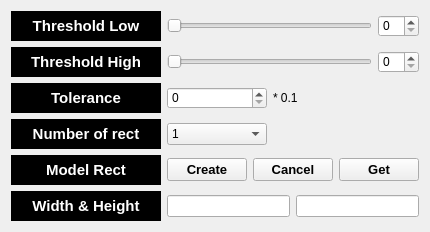
               <widget class="QWidget" name="page_5">
                <layout class="QVBoxLayout" name="verticalLayout_9">
                 <item>
                  <layout class="QHBoxLayout" name="horizontalLayout_39">
                   <item>
                    <widget class="QLabel" name="label_15">
                     <property name="minimumSize">
                      <size>
                       <width>150</width>
                       <height>30</height>
                      </size>
                     </property>
                     <property name="maximumSize">
                      <size>
                       <width>150</width>
                       <height>30</height>
                      </size>
                     </property>
                     <property name="font">
                      <font>
                       <pointsize>11</pointsize>
                       <weight>75</weight>
                       <bold>true</bold>
                      </font>
                     </property>
                     <property name="styleSheet">
                      <string notr="true">background-color: rgb(0, 0, 0);
color: rgb(255, 255, 255);</string>
                     </property>
                     <property name="text">
                      <string> Threshold Low </string>
                     </property>
                     <property name="alignment">
                      <set>Qt::AlignCenter</set>
                     </property>
                    </widget>
                   </item>
                   <item>
                    <layout class="QHBoxLayout" name="horizontalLayout_35">
                     <item>
                      <widget class="QSlider" name="teachRectThreshLowSlider">
                       <property name="orientation">
                        <enum>Qt::Horizontal</enum>
                       </property>
                      </widget>
                     </item>
                     <item>
                      <widget class="QSpinBox" name="teachRectThreshLowSpin">
                       <property name="styleSheet">
                        <string notr="true">color: rgb(0, 0, 0);</string>
                       </property>
                      </widget>
                     </item>
                    </layout>
                   </item>
                  </layout>
                 </item>
                 <item>
                  <layout class="QHBoxLayout" name="horizontalLayout_59">
                   <item>
                    <widget class="QLabel" name="label_26">
                     <property name="minimumSize">
                      <size>
                       <width>150</width>
                       <height>30</height>
                      </size>
                     </property>
                     <property name="maximumSize">
                      <size>
                       <width>150</width>
                       <height>30</height>
                      </size>
                     </property>
                     <property name="font">
                      <font>
                       <pointsize>11</pointsize>
                       <weight>75</weight>
                       <bold>true</bold>
                      </font>
                     </property>
                     <property name="styleSheet">
                      <string notr="true">background-color: rgb(0, 0, 0);
color: rgb(255, 255, 255);</string>
                     </property>
                     <property name="text">
                      <string> Threshold High </string>
                     </property>
                     <property name="alignment">
                      <set>Qt::AlignCenter</set>
                     </property>
                    </widget>
                   </item>
                   <item>
                    <layout class="QHBoxLayout" name="horizontalLayout_36">
                     <item>
                      <widget class="QSlider" name="teachRectThreshHighSlider">
                       <property name="orientation">
                        <enum>Qt::Horizontal</enum>
                       </property>
                      </widget>
                     </item>
                     <item>
                      <widget class="QSpinBox" name="teachRectThreshHighSpin">
                       <property name="styleSheet">
                        <string notr="true">color: rgb(0, 0, 0);</string>
                       </property>
                      </widget>
                     </item>
                    </layout>
                   </item>
                  </layout>
                 </item>
                 <item>
                  <layout class="QHBoxLayout" name="horizontalLayout_60">
                   <item>
                    <widget class="QLabel" name="label_30">
                     <property name="minimumSize">
                      <size>
                       <width>150</width>
                       <height>30</height>
                      </size>
                     </property>
                     <property name="maximumSize">
                      <size>
                       <width>150</width>
                       <height>30</height>
                      </size>
                     </property>
                     <property name="font">
                      <font>
                       <pointsize>11</pointsize>
                       <weight>75</weight>
                       <bold>true</bold>
                      </font>
                     </property>
                     <property name="styleSheet">
                      <string notr="true">background-color: rgb(0, 0, 0);
color: rgb(255, 255, 255);</string>
                     </property>
                     <property name="text">
                      <string>Tolerance</string>
                     </property>
                     <property name="alignment">
                      <set>Qt::AlignCenter</set>
                     </property>
                    </widget>
                   </item>
                   <item>
                    <layout class="QHBoxLayout" name="horizontalLayout_34">
                     <item>
                      <widget class="QSpinBox" name="teachRectTolSpin">
                       <property name="minimumSize">
                        <size>
                         <width>100</width>
                         <height>0</height>
                        </size>
                       </property>
                       <property name="maximumSize">
                        <size>
                         <width>100</width>
                         <height>16777215</height>
                        </size>
                       </property>
                       <property name="styleSheet">
                        <string notr="true">color: rgb(0, 0, 0);</string>
                       </property>
                       <property name="maximum">
                        <number>10</number>
                       </property>
                      </widget>
                     </item>
                     <item>
                      <widget class="QLabel" name="label_48">
                       <property name="maximumSize">
                        <size>
                         <width>16777215</width>
                         <height>15</height>
                        </size>
                       </property>
                       <property name="styleSheet">
                        <string notr="true">color: rgb(0, 0, 0);</string>
                       </property>
                       <property name="text">
                        <string>* 0.1</string>
                       </property>
                      </widget>
                     </item>
                    </layout>
                   </item>
                  </layout>
                 </item>
                 <item>
                  <layout class="QHBoxLayout" name="horizontalLayout_61">
                   <item>
                    <widget class="QLabel" name="label_31">
                     <property name="minimumSize">
                      <size>
                       <width>150</width>
                       <height>30</height>
                      </size>
                     </property>
                     <property name="maximumSize">
                      <size>
                       <width>150</width>
                       <height>30</height>
                      </size>
                     </property>
                     <property name="font">
                      <font>
                       <pointsize>11</pointsize>
                       <weight>75</weight>
                       <bold>true</bold>
                      </font>
                     </property>
                     <property name="styleSheet">
                      <string notr="true">background-color: rgb(0, 0, 0);
color: rgb(255, 255, 255);</string>
                     </property>
                     <property name="text">
                      <string>Number of rect</string>
                     </property>
                     <property name="alignment">
                      <set>Qt::AlignCenter</set>
                     </property>
                    </widget>
                   </item>
                   <item>
                    <widget class="QComboBox" name="teachRectNoCombo">
                     <property name="minimumSize">
                      <size>
                       <width>100</width>
                       <height>0</height>
                      </size>
                     </property>
                     <property name="maximumSize">
                      <size>
                       <width>100</width>
                       <height>16777215</height>
                      </size>
                     </property>
                     <property name="styleSheet">
                      <string notr="true">color: rgb(0, 0, 0);</string>
                     </property>
                     <item>
                      <property name="text">
                       <string>1</string>
                      </property>
                     </item>
                     <item>
                      <property name="text">
                       <string>2</string>
                      </property>
                     </item>
                     <item>
                      <property name="text">
                       <string>3</string>
                      </property>
                     </item>
                     <item>
                      <property name="text">
                       <string>4</string>
                      </property>
                     </item>
                     <item>
                      <property name="text">
                       <string>5</string>
                      </property>
                     </item>
                    </widget>
                   </item>
                   <item>
                    <spacer name="horizontalSpacer_8">
                     <property name="orientation">
                      <enum>Qt::Horizontal</enum>
                     </property>
                     <property name="sizeHint" stdset="0">
                      <size>
                       <width>40</width>
                       <height>20</height>
                      </size>
                     </property>
                    </spacer>
                   </item>
                  </layout>
                 </item>
                 <item>
                  <layout class="QHBoxLayout" name="horizontalLayout_62">
                   <item>
                    <widget class="QLabel" name="label_28">
                     <property name="minimumSize">
                      <size>
                       <width>150</width>
                       <height>30</height>
                      </size>
                     </property>
                     <property name="maximumSize">
                      <size>
                       <width>150</width>
                       <height>30</height>
                      </size>
                     </property>
                     <property name="font">
                      <font>
                       <pointsize>11</pointsize>
                       <weight>75</weight>
                       <bold>true</bold>
                      </font>
                     </property>
                     <property name="styleSheet">
                      <string notr="true">background-color: rgb(0, 0, 0);
color: rgb(255, 255, 255);</string>
                     </property>
                     <property name="text">
                      <string>Model Rect</string>
                     </property>
                     <property name="alignment">
                      <set>Qt::AlignCenter</set>
                     </property>
                    </widget>
                   </item>
                   <item>
                    <layout class="QHBoxLayout" name="horizontalLayout_37">
                     <item>
                      <widget class="QPushButton" name="teachRectCreateBtn">
                       <property name="font">
                        <font>
                         <pointsize>10</pointsize>
                         <weight>75</weight>
                         <bold>true</bold>
                        </font>
                       </property>
                       <property name="styleSheet">
                        <string notr="true">color: rgb(0, 0, 0);</string>
                       </property>
                       <property name="text">
                        <string>Create</string>
                       </property>
                      </widget>
                     </item>
                     <item>
                      <widget class="QPushButton" name="teachRectCancelBtn">
                       <property name="font">
                        <font>
                         <pointsize>10</pointsize>
                         <weight>75</weight>
                         <bold>true</bold>
                        </font>
                       </property>
                       <property name="styleSheet">
                        <string notr="true">color: rgb(0, 0, 0);</string>
                       </property>
                       <property name="text">
                        <string>Cancel</string>
                       </property>
                      </widget>
                     </item>
                     <item>
                      <widget class="QPushButton" name="teachRectGetBtn">
                       <property name="font">
                        <font>
                         <pointsize>10</pointsize>
                         <weight>75</weight>
                         <bold>true</bold>
                        </font>
                       </property>
                       <property name="text">
                        <string>Get</string>
                       </property>
                      </widget>
                     </item>
                    </layout>
                   </item>
                  </layout>
                 </item>
                 <item>
                  <layout class="QHBoxLayout" name="horizontalLayout_63">
                   <item>
                    <widget class="QLabel" name="label_29">
                     <property name="minimumSize">
                      <size>
                       <width>150</width>
                       <height>30</height>
                      </size>
                     </property>
                     <property name="maximumSize">
                      <size>
                       <width>150</width>
                       <height>30</height>
                      </size>
                     </property>
                     <property name="font">
                      <font>
                       <pointsize>11</pointsize>
                       <weight>75</weight>
                       <bold>true</bold>
                      </font>
                     </property>
                     <property name="styleSheet">
                      <string notr="true">background-color: rgb(0, 0, 0);
color: rgb(255, 255, 255);</string>
                     </property>
                     <property name="text">
                      <string> Width &amp; Height </string>
                     </property>
                     <property name="alignment">
                      <set>Qt::AlignCenter</set>
                     </property>
                    </widget>
                   </item>
                   <item>
                    <layout class="QHBoxLayout" name="horizontalLayout_38">
                     <item>
                      <widget class="QLineEdit" name="teachRectWidthEdit">
                       <property name="styleSheet">
                        <string notr="true">color: rgb(0, 0, 0);</string>
                       </property>
                       <property name="readOnly">
                        <bool>true</bool>
                       </property>
                      </widget>
                     </item>
                     <item>
                      <widget class="QLineEdit" name="teachRectHeightEdit">
                       <property name="styleSheet">
                        <string notr="true">color: rgb(0, 0, 0);</string>
                       </property>
                       <property name="readOnly">
                        <bool>true</bool>
                       </property>
                      </widget>
                     </item>
                    </layout>
                   </item>
                  </layout>
                 </item>
                </layout>
               </widget>
